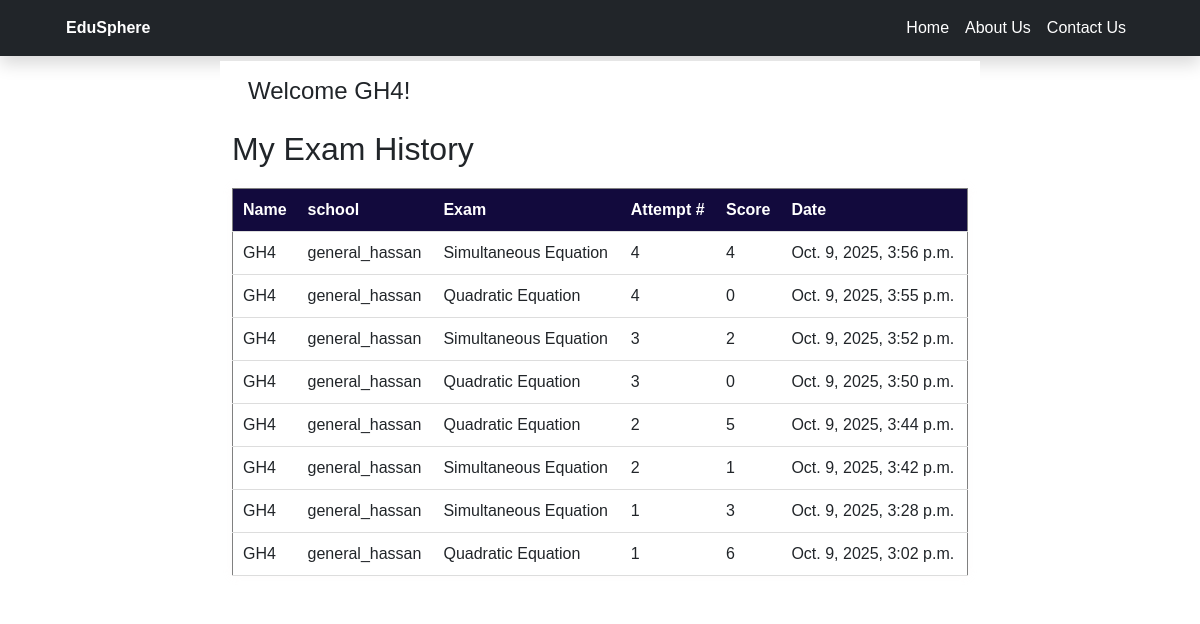
The app's page /exam/history/ (signed in) with its own data.
### shop/models.py (models this page shows, shortened)
class CustomUser(AbstractUser):
    occupation = models.CharField(max_length=10, choices=[('teacher', 'Teacher'), ('student', 'Student')])
    school = models.CharField(max_length=100, choices=[('general_hassan', 'General Hassan'), ('queen_hope', 'Queen Hope')])
    gender = models.CharField(max_length=6, choices=[('male', 'Male'), ('female', 'Female')])

class Attempt(models.Model):
    student = models.ForeignKey(settings.AUTH_USER_MODEL, on_delete=models.CASCADE)
    exam = models.ForeignKey(Exam, on_delete=models.CASCADE)
    attempt_number = models.PositiveIntegerField()
    score = models.IntegerField(default=0)
    timestamp = models.DateTimeField(auto_now_add=True)

class Exam(models.Model):
    title = models.CharField(max_length=100)
    subject = models.ForeignKey(Subject, on_delete=models.CASCADE, related_name='exams')
    created_by = models.ForeignKey(settings.AUTH_USER_MODEL, on_delete=models.CASCADE, related_name='created_exams')

### shop/views.py (the view)
# urls.py: path('exam/history/', views.student_history, name='student_history'),
@login_required(login_url='login')
def student_history(request):
    attempts = Attempt.objects.filter(student=request.user).order_by('-timestamp')
    return render(request, 'student_history.html', {'attempts': attempts})

### shop/templates/student_history.html (shortened to what this page needs)
{% load static %}
<!DOCTYPE html>
<html lang="en">
<head>
  <link rel="stylesheet" href="{% static 'bootstrap 5/css/bootstrap.min.css' %}">
  <link rel="stylesheet" href="{% static 'table.css' %}">
</head>
<body>
<div class="navbar-dark bg-dark shadow ">
        <div class="container">
            <div class="row">
                    <div class="col-md-12">
                        <nav class="navbar navbar-expand-lg">
                        <div class="container-fluid">
            <a class="navbar-band fw-bold text-decoration-none text-white Edusphere" href="{% url 'home' %}">EduSphere</a>
            <div class="collapse navbar-collapse" id="navbarSupportedContent">
            <ul class="navbar-nav ms-auto mb-2 mb-lg-0 ">
                <li class="nav-item">
                    <a class="nav-link active text-white" href="{% url 'home' %}">Home</a>
                </li>
                <li class="nav-item">
                    <a class="nav-link active text-white" href="{% url 'about' %}">About Us</a>
                </li>
                <li class="nav-item">
                    <a class="nav-link active text-white" href="{% url 'contact' %}">Contact Us</a>
                </li>
            </div>
        </div>
                            </nav>
                    </div>
                </div>
            </div>
    </div>
    <div class="container">
                <div class="row" style="margin-top: 5px;">
            <div class="col-md-2 col-lg-2 col-xl-2"></div>
            <div class="col-md-8 col-lg-8 col-xl-8 bg-white">
                <div class="p-3">
                    <div>
                        <h4>Welcome {{ user.username }}!</h4>
                    </div>
                </div>
                {% if user.is_authenticated and user.occupation == 'student' %}
                <div>
                  <h2>My Exam History</h2>
                  <table border="1">
                    <tr>
                      <th>Name</th>
                      <th>school</th>
                      <th>Exam</th>
                      <th>Attempt #</th>
                      <th>Score</th>
                      <th>Date</th>
                    </tr>
                    {% for attempt in attempts %}
                      <tr>
                        <td>{{ attempt.student.username }}</td>
                        <td>{{ attempt.student.school }}</td>
                        <td>{{ attempt.exam.title }}</td>
                        <td>{{ attempt.attempt_number }}</td>
                        <td>{{ attempt.score }}</td>
                        <td>{{ attempt.timestamp }}</td>
                      </tr>
                    {% empty %}
                      <tr><td colspan="4">No attempts found.</td></tr>
                    {% endfor %}
                  </table>
                </div>
                {% else %}
                  <h3>This page is only for student</h3>
                  <p>please click on home </p>
                {% endif %}
            </div>
        </div>
    </div>
</body>
</html>

### shop/static/table.css (style rules this page uses)
body { font-family: Arial, sans-serif; }
table { width: 100%; border-collapse: collapse; margin: 20px auto; box-shadow: 0 0 10px rgba(240, 217, 217, 0.1); }
th, td { padding: 9px 10px; text-align: left; border-bottom: 1px solid #ddd; }
th { background-color: #120a3d; color: white; }

### records on screen
CustomUser: username "GH4"
Attempt: student.username "GH4", student.school "general_hassan", exam "Simultaneous Equation", attempt_number "4", score "4", timestamp "Oct. 9, 2025, 3:56 p.m."
Attempt: student.username "GH4", student.school "general_hassan", exam "Quadratic Equation", attempt_number "4", score "0", timestamp "Oct. 9, 2025, 3:55 p.m."
Attempt: student.username "GH4", student.school "general_hassan", exam "Simultaneous Equation", attempt_number "3", score "2", timestamp "Oct. 9, 2025, 3:52 p.m."
Attempt: student.username "GH4", student.school "general_hassan", exam "Quadratic Equation", attempt_number "3", score "0", timestamp "Oct. 9, 2025, 3:50 p.m."
Attempt: student.username "GH4", student.school "general_hassan", exam "Quadratic Equation", attempt_number "2", score "5", timestamp "Oct. 9, 2025, 3:44 p.m."
Attempt: student.username "GH4", student.school "general_hassan", exam "Simultaneous Equation", attempt_number "2", score "1", timestamp "Oct. 9, 2025, 3:42 p.m."
Attempt: student.username "GH4", student.school "general_hassan", exam "Simultaneous Equation", attempt_number "1", score "3", timestamp "Oct. 9, 2025, 3:28 p.m."
Attempt: student.username "GH4", student.school "general_hassan", exam "Quadratic Equation", attempt_number "1", score "6", timestamp "Oct. 9, 2025, 3:02 p.m."
